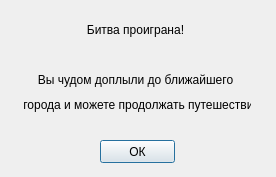
<?xml version="1.0" encoding="UTF-8"?>
<ui version="4.0">
 <class>battlelostwindow</class>
 <widget class="QDialog" name="battlelostwindow">
  <property name="geometry">
   <rect>
    <x>0</x>
    <y>0</y>
    <width>276</width>
    <height>177</height>
   </rect>
  </property>
  <property name="windowTitle">
   <string>Dialog</string>
  </property>
  <widget class="QLabel" name="label_3">
   <property name="geometry">
    <rect>
     <x>30</x>
     <y>70</y>
     <width>211</width>
     <height>20</height>
    </rect>
   </property>
   <property name="text">
    <string>Вы чудом доплыли до ближайшего</string>
   </property>
   <property name="alignment">
    <set>Qt::AlignCenter</set>
   </property>
  </widget>
  <widget class="QPushButton" name="pushButton">
   <property name="geometry">
    <rect>
     <x>100</x>
     <y>140</y>
     <width>75</width>
     <height>23</height>
    </rect>
   </property>
   <property name="text">
    <string>ОК</string>
   </property>
  </widget>
  <widget class="QLabel" name="label">
   <property name="geometry">
    <rect>
     <x>20</x>
     <y>95</y>
     <width>231</width>
     <height>20</height>
    </rect>
   </property>
   <property name="text">
    <string> города и можете продолжать путешествие</string>
   </property>
  </widget>
  <widget class="QLabel" name="label_2">
   <property name="geometry">
    <rect>
     <x>30</x>
     <y>20</y>
     <width>211</width>
     <height>20</height>
    </rect>
   </property>
   <property name="text">
    <string>Битва проиграна!</string>
   </property>
   <property name="alignment">
    <set>Qt::AlignCenter</set>
   </property>
  </widget>
 </widget>
 <resources/>
 <connections/>
</ui>
